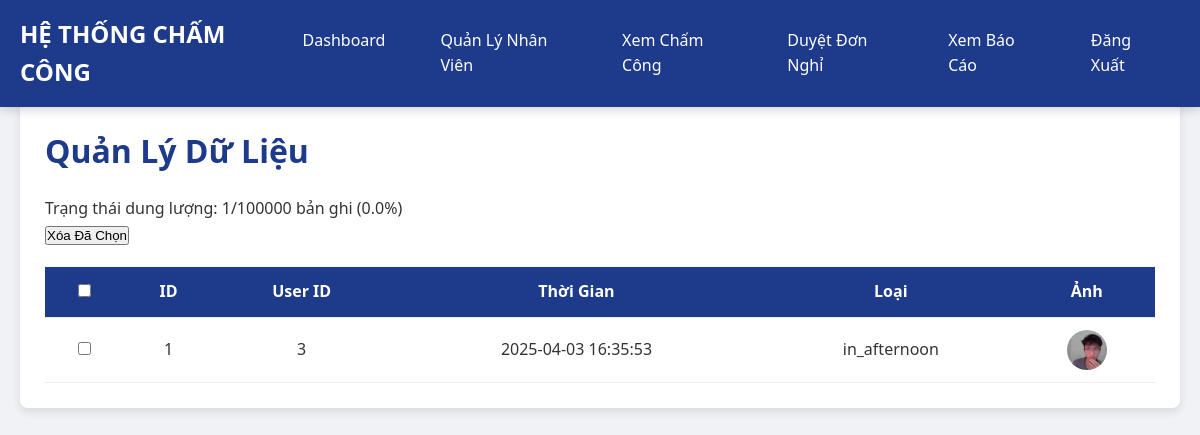
The app's page /admin/data_management (signed in) with its own data.
### tables this page shows
CREATE TABLE time_records (
        id INTEGER PRIMARY KEY AUTOINCREMENT,
        user_id INTEGER,
        timestamp TEXT,
        type TEXT,
        photo_path TEXT,
        reason TEXT DEFAULT '',
        FOREIGN KEY (user_id) REFERENCES users(id)
    );

### app.py (the view, shortened to what this page needs)
@app.route('/admin/data_management', methods=['GET', 'POST'])
@login_required
def data_management():
    if current_user.id != 1:
        return "Access denied"
    conn = sqlite3.connect('database.db')
    c = conn.cursor()
    c.execute("SELECT COUNT(*) FROM time_records")
    total_records = c.fetchone()[0]
    max_records = 100000  # Giới hạn tối đa (có thể cấu hình)
    storage_status = f"{total_records}/{max_records} bản ghi ({(total_records/max_records)*100:.1f}%)"
    if total_records >= max_records * 0.9:
        c.execute("DELETE FROM time_records WHERE timestamp < ?",
                  (datetime.now() - timedelta(days=365)).strftime('%Y-%m-%d %H:%M:%S'),)
        conn.commit()
        flash("Đã xóa dữ liệu cũ hơn 1 năm để giải phóng dung lượng.", "success")
    c.execute("SELECT id, user_id, timestamp, type, photo_path FROM time_records ORDER BY timestamp DESC")
    records = c.fetchall()
    conn.close()
    return render_template('admin_data_management.html', records=records, storage_status=storage_status)

### app.py (called while the page is built)
@login_manager.user_loader
def load_user(user_id):
    conn = sqlite3.connect('database.db')
    c = conn.cursor()
    c.execute("SELECT * FROM users WHERE id = ?", (user_id,))
    user = c.fetchone()
    conn.close()
    if user:
        return User(user[0])
    return None

### templates/admin_data_management.html (shortened to what this page needs)
<!DOCTYPE html>
<html lang="vi">
<head>
    <link rel="stylesheet" href="{{ url_for('static', filename='css/style.css') }}">
</head>
<body>
    <header>
        <div class="nav-container">
            <div class="nav-brand"><a href="{{ url_for('admin_dashboard') }}">HỆ THỐNG CHẤM CÔNG</a></div>
            <div class="nav-links">
                <a href="{{ url_for('admin_dashboard') }}">Dashboard</a>
                <a href="{{ url_for('admin_employees') }}">Quản Lý Nhân Viên</a>
                <a href="{{ url_for('admin_attendance') }}">Xem Chấm Công</a>
                <a href="{{ url_for('admin_leave_requests') }}">Duyệt Đơn Nghỉ</a>
                <a href="{{ url_for('admin_reports') }}">Xem Báo Cáo</a>
                <a href="{{ url_for('logout') }}">Đăng Xuất</a>
            </div>
        </div>
    </header>
    <main>
        <div class="section">
            <h1>Quản Lý Dữ Liệu</h1>
            <p>Trạng thái dung lượng: {{ storage_status }}</p>
            <form method="POST">
                <button type="submit">Xóa Đã Chọn</button>
                <table>
                    <thead>
                        <tr>
                            <th><input type="checkbox" onclick="toggleAll(this)"></th>
                            <th>ID</th>
                            <th>User ID</th>
                            <th>Thời Gian</th>
                            <th>Loại</th>
                            <th>Ảnh</th>
                        </tr>
                    </thead>
                    <tbody>
                        {% for record in records %}
                        <tr>
                            <td><input type="checkbox" name="selected_records" value="{{ record[0] }}"></td>
                            <td>{{ record[0] }}</td>
                            <td>{{ record[1] }}</td>
                            <td>{{ record[2] }}</td>
                            <td>{{ record[3] }}</td>
                            <td>{% if record[4] %}<img src="{{ url_for('static', filename=record[4][7:]) }}" alt="Photo" class="photo">{% endif %}</td>
                        </tr>
                        {% endfor %}
                    </tbody>
                </table>
            </form>
        </div>
    </main>
</body>
</html>

### static/css/style.css (style rules this page uses)
* { margin: 0; padding: 0; box-sizing: border-box; }
body { font-family: 'Segoe UI', Arial, sans-serif; background-color: #f0f2f5; color: #333; line-height: 1.6; }
header { position: fixed; top: 0; left: 0; width: 100%; background-color: #1e3a8a; padding: 15px 0; box-shadow: 0 2px 10px rgba(0, 0, 0, 0.2); z-index: 1000; }
.nav-container { max-width: 1400px; margin: 0 auto; display: flex; justify-content: space-between; align-items: center; padding: 0 20px; }
.nav-brand a { color: #fff; font-size: 1.5em; font-weight: 700; text-decoration: none; }
.nav-links { display: flex; gap: 15px; }
.nav-links a { color: #fff; text-decoration: none; padding: 10px 20px; font-weight: 500; border-radius: 5px; transition: background-color 0.3s, transform 0.2s; }
main { max-width: 1400px; margin: 80px auto 40px auto; padding: 20px; }
.section { background-color: #fff; padding: 25px; border-radius: 8px; box-shadow: 0 4px 10px rgba(0, 0, 0, 0.1); margin-bottom: 30px; }
h1 { color: #1e3a8a; font-size: 2em; margin-bottom: 20px; font-weight: 600; }
table { width: 100%; border-collapse: collapse; margin-top: 20px; }
th, td { padding: 12px; text-align: center; border-bottom: 1px solid #eee; }
th { background-color: #1e3a8a; color: #fff; font-weight: 600; }
.photo { width: 40px; height: 40px; object-fit: cover; border-radius: 50%; vertical-align: middle; }

### records on screen
time_records: id "1", user "3", timestamp "2025-04-03 16:35:53", type "in_afternoon", photo_path (picture)

### other values on screen
{{ storage_status }} "1/100000 bản ghi (0.0%)"
